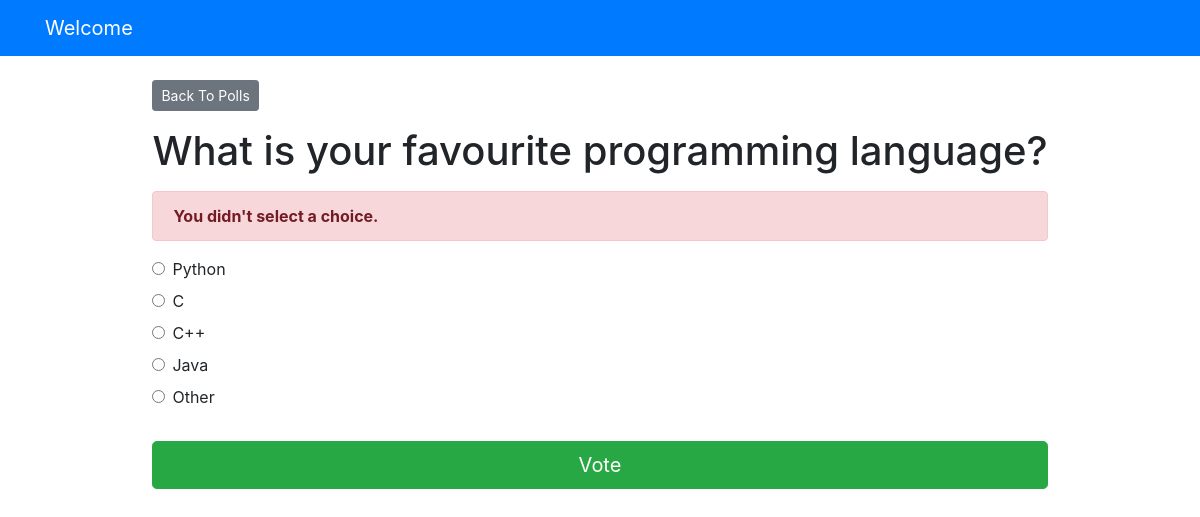
/polls/2/vote/, run on the app's committed database.
### polls/models.py (models this page shows, shortened)
class Question(models.Model):
    question_text = models.CharField(max_length=200)
    pub_date = models.DateTimeField('date published')

class Choice(models.Model):
    question = models.ForeignKey(Question, on_delete=models.CASCADE)
    choice_text = models.CharField(max_length=200)
    votes = models.IntegerField(default=0)

### polls/views.py (the view)
# urls.py: path('<int:question_id>/vote/', views.vote, name='vote'),
def vote(request, question_id):
    question = get_object_or_404(Question, pk=question_id)
    try:
        selected_choice = question.choice_set.get(pk=request.POST['choice'])
    except (KeyError, Choice.DoesNotExist):
        return render(request, 'polls/detail.html', {
            'question': question,
            'error_message': "You didn't select a choice.",
        })
    else:
        selected_choice.votes += 1
        selected_choice.save()
        return HttpResponseRedirect(reverse('polls:results', args=(question.id,)))

### templates/polls/detail.html (shortened to what this page needs)
{% extends 'base.html' %}
{% block content %}
<a class="btn btn-secondary btn-sm mb-3" href="{% url 'polls:index' %}">Back To Polls</a>
<h1 class="text-center mb-3">{{ question.question_text }}</h1>
{% if error_message %}
<p class="alert alert-danger">
    <strong>{{ error_message }}</strong>
</p>
{% endif %}
<form action="{% url 'polls:vote' question.id %}" method="post">
    {% for choice in question.choice_set.all %}
    <div class="form-check">
        <input type="radio" name="choice" class="form-check-input" id="choice{{ forloop.counter }}"
            value="{{ choice.id }}" />
        <label for="choice{{ forloop.counter }}">{{ choice.choice_text }}</label>
    </div>
    {% endfor %}
    <input type="submit" value="Vote" class="btn btn-success btn-lg btn-block mt-4" />
</form>
{% endblock %}

### data on the page
Question: question_text "What is your favourite programming language?"
Choice: choice_text "Python"
Choice: choice_text "C"
Choice: choice_text "C++"
Choice: choice_text "Java"
Choice: choice_text "Other"

### other printed values
{{ error_message }} "You didn't select a choice."
